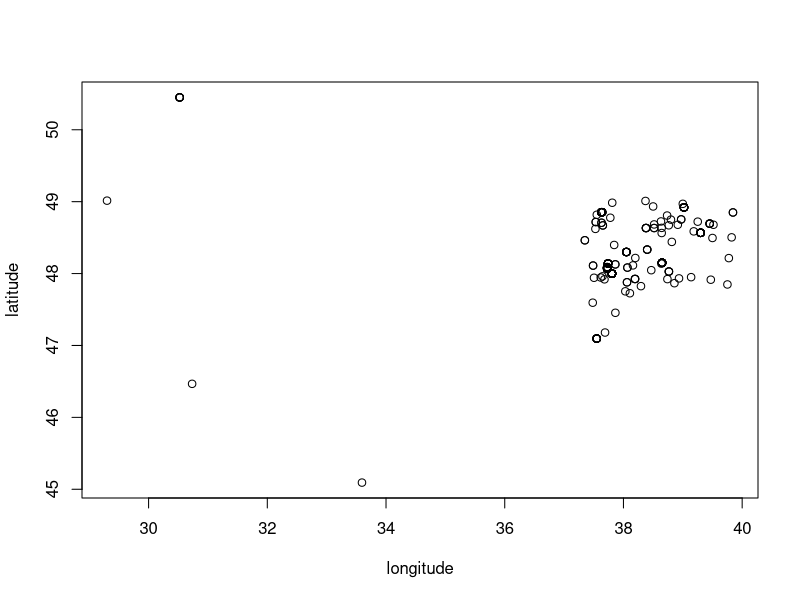

This chart was generated by the following R code:
rm(list=ls())
#Importando os dados
this.dir <- dirname(parent.frame(2)$ofile)
setwd(this.dir)
ukraine = read.csv("ukraine_ged40_simpl.csv",skip=1)
latitude = data.matrix(ukraine[,1])
longitude = data.matrix(ukraine[,2])
best_est = data.matrix(ukraine[,3])
plot(longitude,latitude)